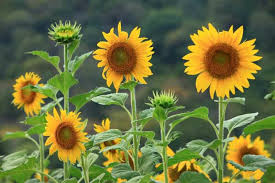
#> input picture dedw.jpg, 275 x 183 px
$ python a2.py
#> lines starting #> are read from the running program, lines starting #| are printed output that depends on the picture
import matplotlib.pyplot as plt
import numpy as np
import cv2

image = cv2.imread("dedw.jpg")
#> image is the input picture: shape (183, 275, 3); mean B, G, R 62.5, 114.6, 109.1
image = cv2.cvtColor(image, cv2.COLOR_BGR2RGB)
R, G, B = image[:, :, 0], image[:, :, 1], image[:, :, 2]
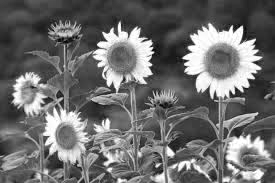
#> R: shape (183, 275); min 3, max 255, mean 109.1
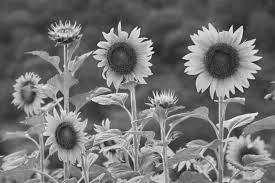
#> G: shape (183, 275); min 0, max 253, mean 114.6
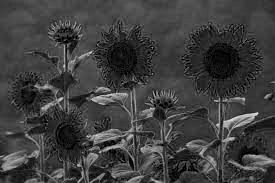
#> B: shape (183, 275); min 0, max 229, mean 62.5

hist_R = np.zeros(256, dtype=int)
hist_G = np.zeros(256, dtype=int)
hist_B = np.zeros(256, dtype=int)

for value in R.flatten(): hist_R[value] += 1
#> this loop made 50325 passes
#> value on passes 1 to 3: 69, 69, 69
#> after the loop, hist_R = 256 values, max 812 at index 255, min 0 at index 0, mean 196.6
for value in G.flatten(): hist_G[value] += 1
#> this loop made 50325 passes
#> value on passes 1 to 3: 75, 75, 75
#> after the loop, hist_G = 256 values, max 797 at index 79, min 0 at index 1, mean 196.6
for value in B.flatten(): hist_B[value] += 1
#> this loop made 50325 passes
#> value on passes 1 to 3: 61, 61, 61
#> after the loop, hist_B = 256 values, max 1047 at index 69, min 0 at index 206, mean 196.6

plt.figure(figsize=(10, 10))
plt.subplot(2, 2, 1)
plt.title("Image")
plt.imshow(image)
plt.axis("off")

plt.subplot(2, 2, 2)
plt.title("Red Histogram")
plt.bar(range(256), hist_R, color='red', width=1)
plt.xlabel("Pixel Value")


plt.ylabel("Frequency")

plt.subplot(2, 2, 3)
plt.title("Green Histogram")
plt.bar(range(256), hist_G, color='green', width=1)
plt.xlabel("Pixel Value")
plt.ylabel("Frequency")

plt.subplot(2, 2, 4)
plt.title("Blue Histogram")
plt.bar(range(256), hist_B, color='blue', width=1)
plt.xlabel("Pixel Value")
plt.ylabel("Frequency")


plt.tight_layout()
plt.show()
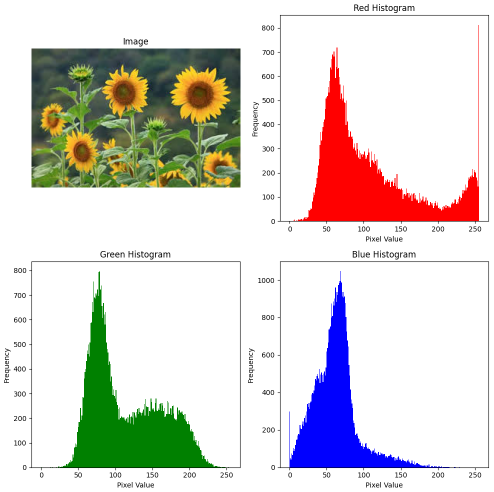
#> figure drawn by matplotlib, 4 panels; panel 2: tallest bar 812 high, from x = 254.5 to 255.5; panel 3: tallest bar 797 high, from x = 78.5 to 79.5; panel 4: tallest bar 1047 high, from x = 68.5 to 69.5
